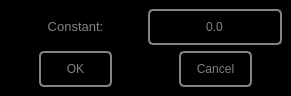
<?xml version="1.0" encoding="UTF-8"?>
<ui version="4.0">
 <class>MainWindow</class>
 <widget class="QMainWindow" name="MainWindow">
  <property name="geometry">
   <rect>
    <x>0</x>
    <y>0</y>
    <width>291</width>
    <height>96</height>
   </rect>
  </property>
  <property name="windowTitle">
   <string>Subtract Constant</string>
  </property>
  <property name="windowIcon">
   <iconset resource="../../../Resources/nSOTScannerResources.qrc">
    <normaloff>:/nSOTScanner/Pictures/jj_schema.svg</normaloff>:/nSOTScanner/Pictures/jj_schema.svg</iconset>
  </property>
  <widget class="QWidget" name="centralwidget">
   <property name="styleSheet">
    <string notr="true">#centralwidget
{
background-color: rgb(0, 0, 0);
}</string>
   </property>
   <layout class="QGridLayout" name="gridLayout" rowstretch="1,1" columnstretch="1,3,1,1,3,1">
    <item row="1" column="0">
     <spacer name="horizontalSpacer_3">
      <property name="orientation">
       <enum>Qt::Horizontal</enum>
      </property>
      <property name="sizeHint" stdset="0">
       <size>
        <width>40</width>
        <height>20</height>
       </size>
      </property>
     </spacer>
    </item>
    <item row="1" column="3">
     <spacer name="horizontalSpacer_2">
      <property name="orientation">
       <enum>Qt::Horizontal</enum>
      </property>
      <property name="sizeHint" stdset="0">
       <size>
        <width>40</width>
        <height>20</height>
       </size>
      </property>
     </spacer>
    </item>
    <item row="1" column="5">
     <spacer name="horizontalSpacer">
      <property name="orientation">
       <enum>Qt::Horizontal</enum>
      </property>
      <property name="sizeHint" stdset="0">
       <size>
        <width>40</width>
        <height>20</height>
       </size>
      </property>
     </spacer>
    </item>
    <item row="1" column="4">
     <widget class="QPushButton" name="pushButton_Cancel">
      <property name="sizePolicy">
       <sizepolicy hsizetype="Preferred" vsizetype="Preferred">
        <horstretch>0</horstretch>
        <verstretch>0</verstretch>
       </sizepolicy>
      </property>
      <property name="styleSheet">
       <string notr="true">QPushButton:pressed#pushButton_Cancel{
color: rgb(0,0,0);
background-color:rgb(131,131,131);
border: 1px solid rgb(0,0,0);
border-radius: 5px
}

QPushButton#pushButton_Cancel{
color: rgb(131,131,131);
background-color:rgb(0,0,0);
border: 2px solid  rgb(131,131,131);
border-radius: 5px
}</string>
      </property>
      <property name="text">
       <string>Cancel</string>
      </property>
     </widget>
    </item>
    <item row="1" column="1">
     <widget class="QPushButton" name="pushButton_ok">
      <property name="sizePolicy">
       <sizepolicy hsizetype="Preferred" vsizetype="Preferred">
        <horstretch>0</horstretch>
        <verstretch>0</verstretch>
       </sizepolicy>
      </property>
      <property name="styleSheet">
       <string notr="true">QPushButton:pressed#pushButton_ok{
color: rgb(0,0,0);
background-color:rgb(131,131,131);
border: 1px solid rgb(0,0,0);
border-radius: 5px
}

QPushButton#pushButton_ok{
color: rgb(131,131,131);
background-color:rgb(0,0,0);
border: 2px solid  rgb(131,131,131);
border-radius: 5px
}</string>
      </property>
      <property name="text">
       <string>OK</string>
      </property>
     </widget>
    </item>
    <item row="1" column="2">
     <spacer name="horizontalSpacer_4">
      <property name="orientation">
       <enum>Qt::Horizontal</enum>
      </property>
      <property name="sizeHint" stdset="0">
       <size>
        <width>40</width>
        <height>20</height>
       </size>
      </property>
     </spacer>
    </item>
    <item row="0" column="0" colspan="3">
     <widget class="QLabel" name="label_Multiplier">
      <property name="minimumSize">
       <size>
        <width>120</width>
        <height>0</height>
       </size>
      </property>
      <property name="text">
       <string>&lt;html&gt;&lt;head/&gt;&lt;body&gt;&lt;p&gt;&lt;span style=&quot; font-size:10pt; color:#838383;&quot;&gt;Constant:&lt;/span&gt;&lt;/p&gt;&lt;/body&gt;&lt;/html&gt;</string>
      </property>
      <property name="alignment">
       <set>Qt::AlignCenter</set>
      </property>
     </widget>
    </item>
    <item row="0" column="3" colspan="3">
     <widget class="QLineEdit" name="lineEdit_Constant">
      <property name="sizePolicy">
       <sizepolicy hsizetype="Expanding" vsizetype="Preferred">
        <horstretch>0</horstretch>
        <verstretch>0</verstretch>
       </sizepolicy>
      </property>
      <property name="minimumSize">
       <size>
        <width>120</width>
        <height>0</height>
       </size>
      </property>
      <property name="styleSheet">
       <string notr="true">QLineEdit#lineEdit_Constant{
color: rgb(131,131,131);
background-color:rgb(0,0,0);
border: 2px solid  rgb(131,131,131);
border-radius: 5px
}</string>
      </property>
      <property name="text">
       <string>0.0</string>
      </property>
      <property name="alignment">
       <set>Qt::AlignCenter</set>
      </property>
     </widget>
    </item>
   </layout>
  </widget>
 </widget>
 <resources>
  <include location="../../../Resources/nSOTScannerResources.qrc"/>
 </resources>
 <connections/>
</ui>
